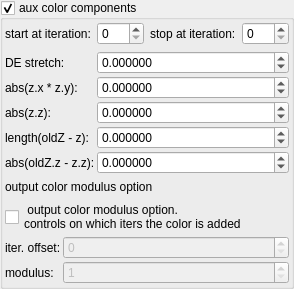
    <widget class="MyGroupBox" name="groupCheck_fold_color_aux_color_enabled_false">
     <property name="title">
      <string>aux color components&amp;</string>
     </property>
     <property name="checkable">
      <bool>true</bool>
     </property>
     <layout class="QVBoxLayout" name="verticalLayout_5">
      <property name="leftMargin">
       <number>2</number>
      </property>
      <property name="topMargin">
       <number>2</number>
      </property>
      <property name="rightMargin">
       <number>2</number>
      </property>
      <property name="bottomMargin">
       <number>2</number>
      </property>
      <item>
       <layout class="QHBoxLayout" name="horizontalLayout_26" stretch="0,1,0,1">
        <item>
         <widget class="QLabel" name="label_105">
          <property name="text">
           <string>start at iteration:</string>
          </property>
         </widget>
        </item>
        <item>
         <widget class="MySpinBox" name="spinboxInt_fold_color_start_iterations_A">
          <property name="sizePolicy">
           <sizepolicy hsizetype="Minimum" vsizetype="Maximum">
            <horstretch>0</horstretch>
            <verstretch>0</verstretch>
           </sizepolicy>
          </property>
          <property name="minimum">
           <number>0</number>
          </property>
          <property name="maximum">
           <number>999</number>
          </property>
          <property name="value">
           <number>0</number>
          </property>
         </widget>
        </item>
        <item>
         <widget class="QLabel" name="label_81">
          <property name="text">
           <string>stop at iteration:</string>
          </property>
         </widget>
        </item>
        <item>
         <widget class="MySpinBox" name="spinboxInt_fold_color_stop_iterations_A">
          <property name="sizePolicy">
           <sizepolicy hsizetype="Preferred" vsizetype="Maximum">
            <horstretch>0</horstretch>
            <verstretch>0</verstretch>
           </sizepolicy>
          </property>
          <property name="maximum">
           <number>999</number>
          </property>
         </widget>
        </item>
       </layout>
      </item>
      <item>
       <layout class="QGridLayout" name="gridLayout_25" columnstretch="0,1">
        <property name="spacing">
         <number>2</number>
        </property>
        <item row="1" column="0">
         <widget class="QLabel" name="label_17">
          <property name="text">
           <string>DE stretch:</string>
          </property>
         </widget>
        </item>
        <item row="4" column="0">
         <widget class="QLabel" name="label_33">
          <property name="text">
           <string>length(oldZ - z):</string>
          </property>
         </widget>
        </item>
        <item row="2" column="0">
         <widget class="QLabel" name="label_15">
          <property name="text">
           <string>abs(z.x * z.y):</string>
          </property>
         </widget>
        </item>
        <item row="4" column="1">
         <widget class="MyDoubleSpinBox" name="spinbox4_fold_color_difs_0000_z">
          <property name="sizePolicy">
           <sizepolicy hsizetype="Minimum" vsizetype="Maximum">
            <horstretch>0</horstretch>
            <verstretch>0</verstretch>
           </sizepolicy>
          </property>
          <property name="prefix">
           <string/>
          </property>
          <property name="suffix">
           <string/>
          </property>
          <property name="decimals">
           <number>6</number>
          </property>
          <property name="minimum">
           <double>-100.000000000000000</double>
          </property>
          <property name="maximum">
           <double>100.000000000000000</double>
          </property>
          <property name="singleStep">
           <double>0.100000000000000</double>
          </property>
         </widget>
        </item>
        <item row="5" column="1">
         <widget class="MyDoubleSpinBox" name="spinbox4_fold_color_difs_0000_w">
          <property name="enabled">
           <bool>true</bool>
          </property>
          <property name="sizePolicy">
           <sizepolicy hsizetype="Minimum" vsizetype="Maximum">
            <horstretch>0</horstretch>
            <verstretch>0</verstretch>
           </sizepolicy>
          </property>
          <property name="prefix">
           <string/>
          </property>
          <property name="suffix">
           <string/>
          </property>
          <property name="decimals">
           <number>6</number>
          </property>
          <property name="minimum">
           <double>-999.990000000000009</double>
          </property>
          <property name="maximum">
           <double>999.990000000000009</double>
          </property>
          <property name="singleStep">
           <double>0.100000000000000</double>
          </property>
         </widget>
        </item>
        <item row="2" column="1">
         <widget class="MyDoubleSpinBox" name="spinbox_fold_color_difs0">
          <property name="sizePolicy">
           <sizepolicy hsizetype="Minimum" vsizetype="Maximum">
            <horstretch>0</horstretch>
            <verstretch>0</verstretch>
           </sizepolicy>
          </property>
          <property name="prefix">
           <string/>
          </property>
          <property name="suffix">
           <string/>
          </property>
          <property name="decimals">
           <number>6</number>
          </property>
          <property name="minimum">
           <double>-99.998999999999995</double>
          </property>
          <property name="maximum">
           <double>99.998999999999995</double>
          </property>
          <property name="singleStep">
           <double>0.100000000000000</double>
          </property>
         </widget>
        </item>
        <item row="1" column="1">
         <widget class="MyDoubleSpinBox" name="spinbox4_fold_color_difs_0000_x">
          <property name="sizePolicy">
           <sizepolicy hsizetype="Minimum" vsizetype="Maximum">
            <horstretch>0</horstretch>
            <verstretch>0</verstretch>
           </sizepolicy>
          </property>
          <property name="prefix">
           <string/>
          </property>
          <property name="suffix">
           <string/>
          </property>
          <property name="decimals">
           <number>6</number>
          </property>
          <property name="minimum">
           <double>-99.998999999999995</double>
          </property>
          <property name="maximum">
           <double>99.998999999999995</double>
          </property>
          <property name="singleStep">
           <double>0.100000000000000</double>
          </property>
         </widget>
        </item>
        <item row="5" column="0">
         <widget class="QLabel" name="label_32">
          <property name="text">
           <string>abs(oldZ.z - z.z):</string>
          </property>
         </widget>
        </item>
        <item row="3" column="1">
         <widget class="MyDoubleSpinBox" name="spinbox4_fold_color_difs_0000_y">
          <property name="enabled">
           <bool>true</bool>
          </property>
          <property name="sizePolicy">
           <sizepolicy hsizetype="Minimum" vsizetype="Maximum">
            <horstretch>0</horstretch>
            <verstretch>0</verstretch>
           </sizepolicy>
          </property>
          <property name="prefix">
           <string/>
          </property>
          <property name="suffix">
           <string/>
          </property>
          <property name="decimals">
           <number>6</number>
          </property>
          <property name="minimum">
           <double>-999.990000000000009</double>
          </property>
          <property name="maximum">
           <double>999.990000000000009</double>
          </property>
          <property name="singleStep">
           <double>0.100000000000000</double>
          </property>
         </widget>
        </item>
        <item row="3" column="0">
         <widget class="QLabel" name="label_43">
          <property name="text">
           <string>abs(z.z):</string>
          </property>
         </widget>
        </item>
       </layout>
      </item>
      <item>
       <widget class="QLabel" name="label_162">
        <property name="text">
         <string>output color modulus option</string>
        </property>
       </widget>
      </item>
      <item>
       <layout class="QGridLayout" name="gridLayout_35" columnstretch="0,1">
        <property name="spacing">
         <number>2</number>
        </property>
        <item row="2" column="0">
         <widget class="QLabel" name="label_109">
          <property name="text">
           <string>modulus:</string>
          </property>
         </widget>
        </item>
        <item row="2" column="1">
         <widget class="MySpinBox" name="spinboxInt_fold_color_int_2">
          <property name="enabled">
           <bool>false</bool>
          </property>
          <property name="sizePolicy">
           <sizepolicy hsizetype="Minimum" vsizetype="Maximum">
            <horstretch>0</horstretch>
            <verstretch>0</verstretch>
           </sizepolicy>
          </property>
          <property name="minimum">
           <number>1</number>
          </property>
          <property name="maximum">
           <number>999</number>
          </property>
          <property name="value">
           <number>1</number>
          </property>
         </widget>
        </item>
        <item row="1" column="0">
         <widget class="QLabel" name="label_111">
          <property name="text">
           <string>iter. offset:</string>
          </property>
         </widget>
        </item>
        <item row="1" column="1">
         <widget class="MySpinBox" name="spinboxInt_fold_color_int_0">
          <property name="enabled">
           <bool>false</bool>
          </property>
          <property name="sizePolicy">
           <sizepolicy hsizetype="Minimum" vsizetype="Maximum">
            <horstretch>0</horstretch>
            <verstretch>0</verstretch>
           </sizepolicy>
          </property>
          <property name="minimum">
           <number>0</number>
          </property>
          <property name="maximum">
           <number>999</number>
          </property>
          <property name="value">
           <number>0</number>
          </property>
         </widget>
        </item>
        <item row="0" column="0" colspan="2">
         <widget class="MyCheckBox" name="checkBox_fold_color_aux_color_enabledB_false">
          <property name="font">
           <font>
            <weight>50</weight>
            <bold>false</bold>
           </font>
          </property>
          <property name="text">
           <string> output color modulus option.
controls on which iters the color is added</string>
          </property>
         </widget>
        </item>
       </layout>
      </item>
     </layout>
    </widget>
